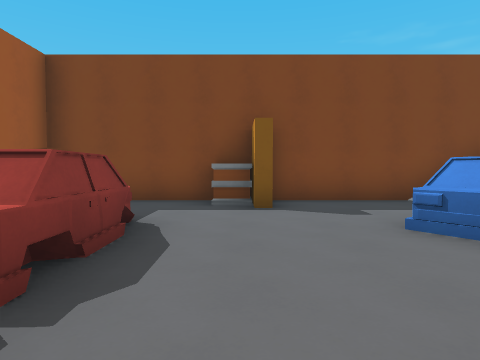
view 1 (above)

20 first-person views from a walk through a 3-D level made in the Godot game engine. The camera is 1.3 m above the floor, tilts 2° down and sees 75° across. The floor is counted in squares, 2 m on a side. Each view is taken from the middle of a square. On the plan, view 1 faces up. The plan holds only what a view shows up to about 10 squares ahead; the rest is blank. The place goes on beyond the plan.

view 2
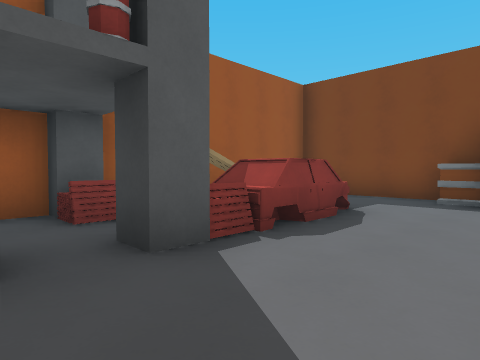

view 3
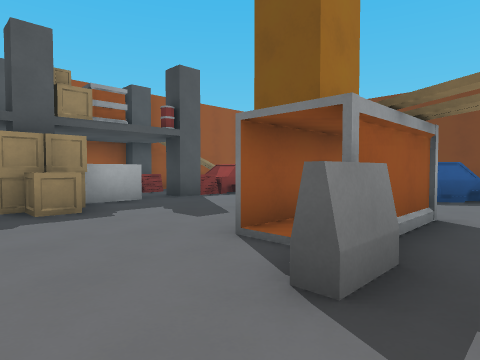

view 4
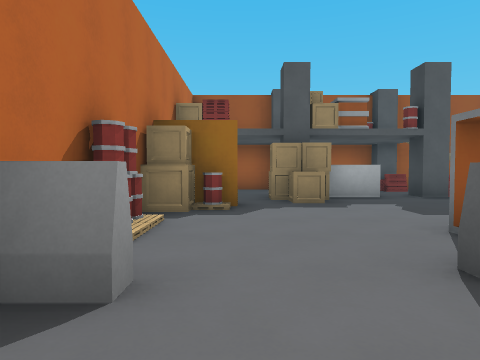

view 5
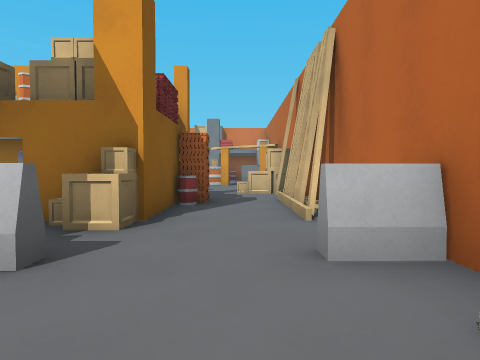

view 6
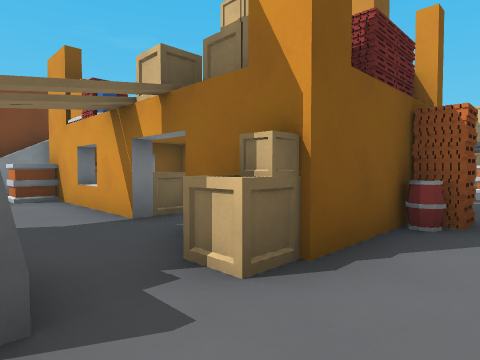

view 7
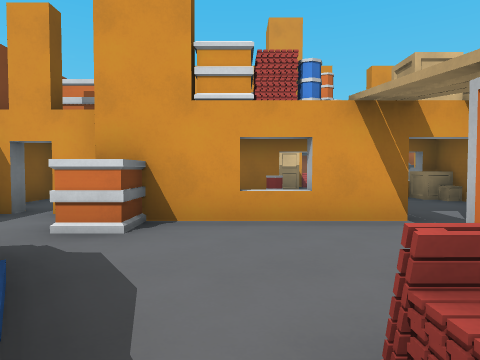

view 8
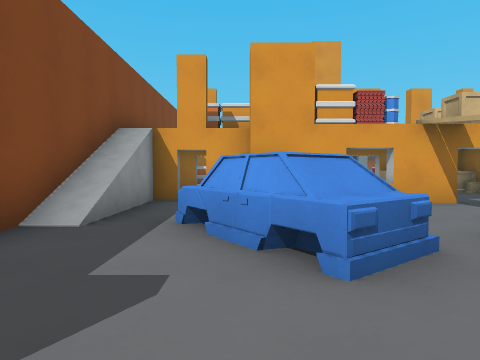

view 9
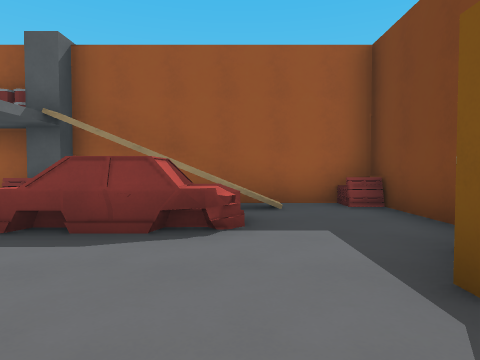

view 10
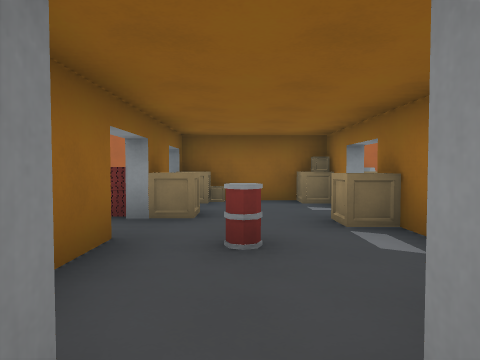

view 11
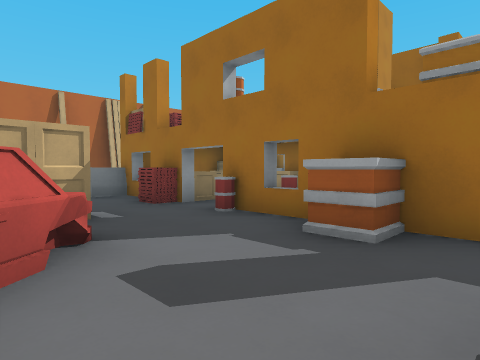

view 12
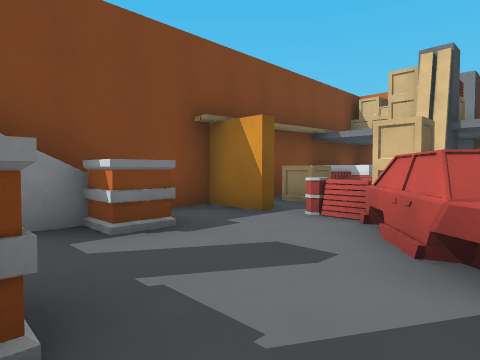

view 13
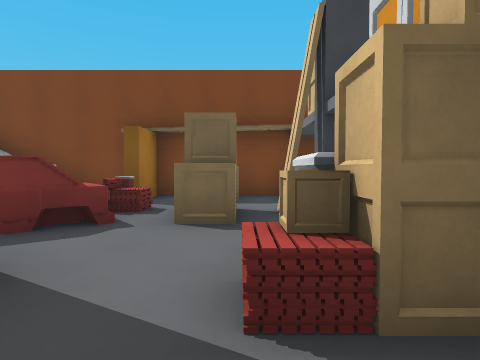

view 14
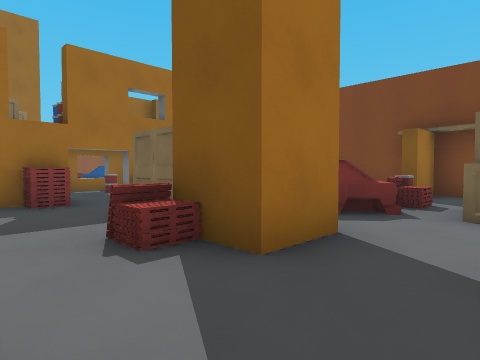

view 15
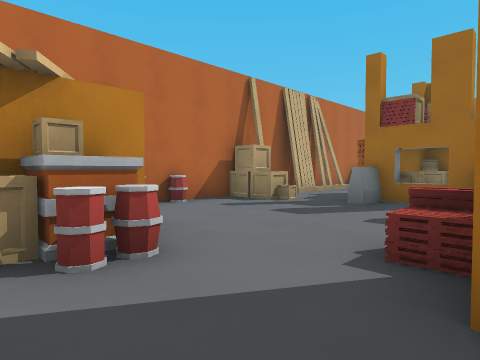

view 16
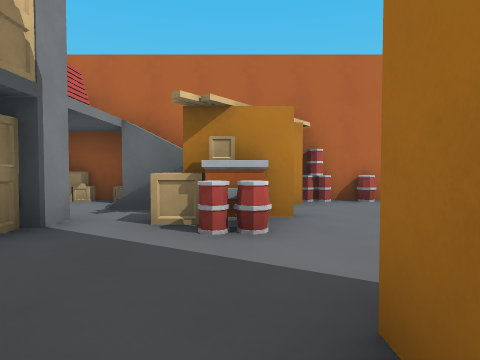

view 17
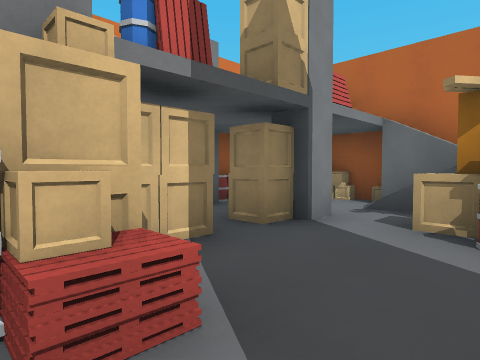

view 18
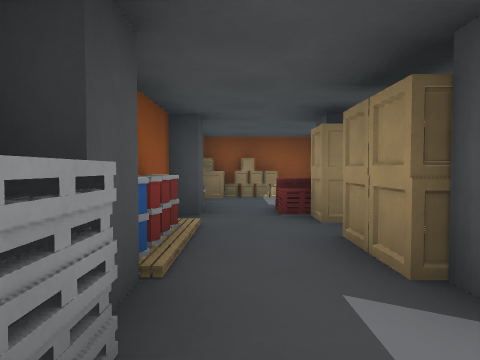

view 19
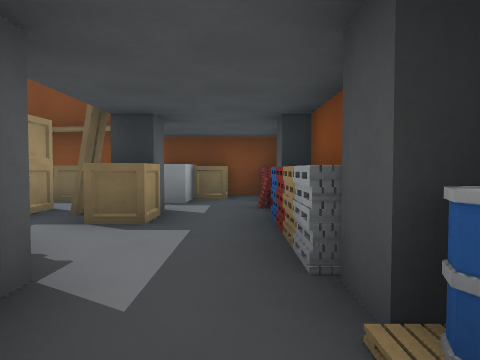

view 20
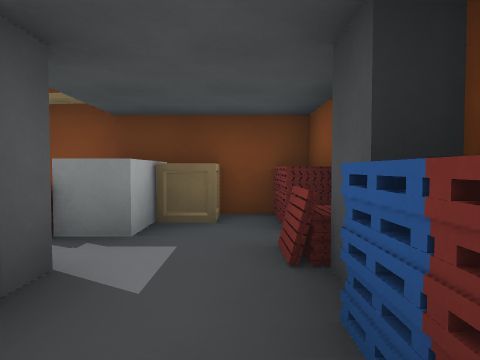

### Floor plan
Key: @ floor where view 1 was taken; # wall or solid block; x gap in a wall; . floor; / step, stairs or slope; = window, fence, low wall or low ledge; ^ raised ledge.
Columns run from 4 left of view 1 to 20 right of it. Each row starts with its distance up from view 1.
  7 #########################
  6 #...^.../////////.#.^^^.#
  5 #......./...  ..#....x^.#
  4 #=^....##.##.#^...^.^x..#
  3 ###...^#..##.#...#^.^#..#
  2 ###.......#.=#..##......#
  1 #=^... #..#.=#......^#..#
  0 #=..@. ##.#..x..#.#..##.#
 -1 #.^....##....##..=....#.#
 -2 #  #....#.#..^.....^..#.#
 -3 #  #^.....#####....#^.#.#
 -4     ##........=.... #...#
 -5     ##//=..##.#...# # ..#
 -6      ####################

Positions as (right, up) in squares from view 1, and headings:
1: (0, 0), facing up
2: (1, -1), facing up-left
3: (5, -4), facing up-left
4: (6, -4), facing left
5: (2, -4), facing right
6: (4, -4), facing up-right
7: (2, 2), facing right
8: (0, 4), facing right
9: (2, 4), facing left
10: (8, 4), facing down
11: (13, 5), facing down-left
12: (10, 2), facing up-right
13: (16, -1), facing up
14: (16, -2), facing up-left
15: (16, 0), facing down-left
16: (15, 1), facing down
17: (15, 1), facing down-right
18: (19, 2), facing down
19: (19, -1), facing up
20: (19, 2), facing up
